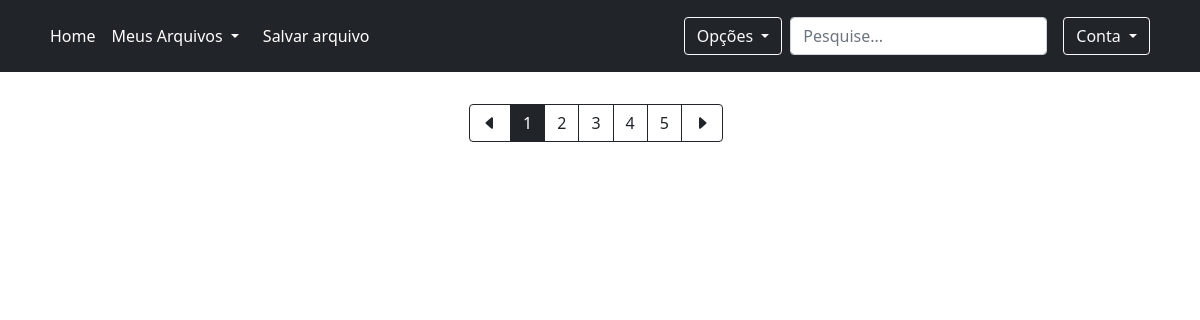
The app's page /salvos/ (signed in), older data.
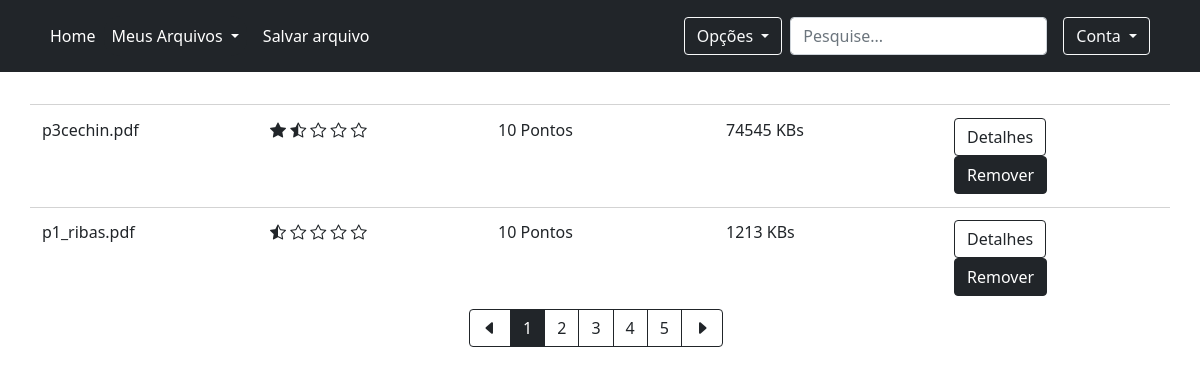
The same page, newer data.
### pdfshare/models.py (models this page shows, shortened)
class PDF(models.Model):
    filename = models.CharField(max_length=100)
    fileauthor = models.ForeignKey(Usuario, on_delete=models.RESTRICT, null=True) # TODO: garantir que se eu excluir um arquivo eu nao exclua o usuario; mas nao o contrario.
    filesize = models.IntegerField(null=True)
    nota = models.IntegerField(default=0) # colocar valor padrao 0
    quantidadeNota = models.IntegerField(default=0) # colocar valor padrao 0
    filepath = models.CharField(max_length=250, null=True) # TODO: Deveria estar null=True?

### pdfshare/views.py (the view)
# urls.py: path('salvos/', views.files_saved, name='url_files_saved'),
@login_required
def files_saved(request):
    files = {}
    usuario = Usuario.objects.get(user__id=request.user.id)
    files = PDF.objects.filter(fileauthor__pk=usuario.id)
    return render(request, 'filessaved.html', {'files': files})

### pdfshare/templatetags/starlize.py (called while the page is built)
@register.filter()
def starlize(value):
    lista = []
    for v in range(math.floor(value/2)):
        lista.append(0)
    if value % 2 != 0:
        lista.append(1)
    while len(lista) < 5:
        lista.append(2)
    return lista

### pdfshare/templates/filessaved.html (shortened to what this page needs)
{% extends 'base.html' %}
{% load starlize %}
{% block content %}
            <div class="container-lg main-content-container">
              {% for file in files %}
              <div class="row pdf-item">
                <div class="col">
                  {{file.filename}}
                </div>
                <div class="col">
                  {% for star in file.nota|starlize %}
                    {% if star == 0 %}
                      <i class="bi bi-star-fill"></i>
                    {% elif star == 1 %}
                      <i class="bi bi-star-half"></i>
                    {% else %}
                      <i class="bi bi-star"></i>
                    {% endif %}
                  {% endfor %}
                </div>
                <div class="col">
                  {% if file.filesize < 500 %}
                    {% if file.nota < 9 or file.quantidadeNota < 10 %}
                      05 Pontos
                    {% else %}
                      10 Pontos
                    {% endif %}
                  {% else %}
                    {% if file.nota < 9 or file.quantidadeNota < 10 %}
                      10 Pontos
                    {% else %}
                      15 Pontos
                    {% endif %}
                  {% endif %}
                </div>
                <div class="col">
                  {{file.filesize}} KBs
                </div>
                <div class="col">
                  <a type="button" href="#" class="btn btn-outline-dark me-2">Detalhes</a>
                  {% if file.filesize < 500 %}
                    {% if file.nota < 9 or file.quantidadeNota < 10 %}
                    <a type="button" href="{% url 'url_remove_file' file.id %}" class="btn btn-dark me-2">Remover</a>
                    {% else %}
                    <a type="button" href="{% url 'url_remove_file' file.id %}" class="btn btn-dark me-2">Remover</a>
                    {% endif %}
                  {% else %}
                    {% if file.nota < 9 or file.quantidadeNota < 10 %}
                    <a type="button" href="{% url 'url_remove_file' file.id %}" class="btn btn-dark me-2">Remover</a>
                    {% else %}
                    <a type="button" href="{% url 'url_remove_file' file.id %}" class="btn btn-dark me-2">Remover</a>
                    {% endif %}
                  {% endif %}
                </div>
              </div>
              {% endfor %}
              <div  class="d-flex justify-content-center">
                <div class="btn-group me-2" role="group" aria-label="First group">
                  <button type="button" class="btn btn-outline-dark">
                    <i class="bi bi-caret-left-fill"></i>
                  </button>
                  <button type="button" class="btn btn-dark">1</button>
                  <button type="button" class="btn btn-outline-dark">2</button>
                  <button type="button" class="btn btn-outline-dark">3</button>
                  <button type="button" class="btn btn-outline-dark">4</button>
                  <button type="button" class="btn btn-outline-dark">5</button>
                  <button type="button" class="btn btn-outline-dark">
                    <i class="bi bi-caret-right-fill"></i>
                  </button>
                </div>
              </div>
            </div>
{% endblock %}

Row changes from the older to the newer data that the page shows:
added PDF: filename "p3cechin.pdf", nota 3 (drawn), filesize "74545"
added PDF: filename "p1_ribas.pdf", nota 1 (drawn), filesize "1213"
